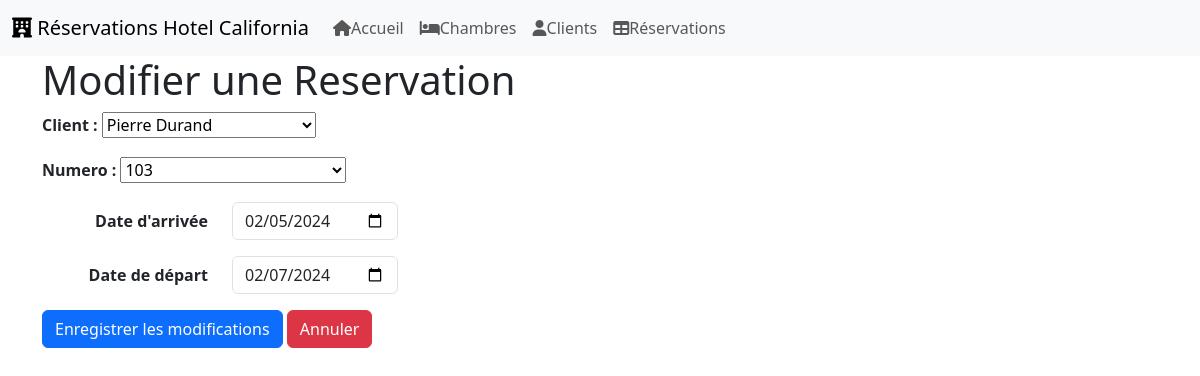
The page /reservations/editReservation.php?id=2 on the database its author committed.
### tables this page shows
CREATE TABLE reservations (
    id INT AUTO_INCREMENT PRIMARY KEY,
    client_id INT NOT NULL,
    chambre_id INT NOT NULL,
    date_arrivee DATE NOT NULL,
    date_depart DATE NOT NULL,
    FOREIGN KEY (client_id) REFERENCES clients(id) ON DELETE CASCADE,
    FOREIGN KEY (chambre_id) REFERENCES chambres(id) ON DELETE CASCADE
);

CREATE TABLE clients (
    id INT AUTO_INCREMENT PRIMARY KEY,
    nom VARCHAR(100) NOT NULL,
    email VARCHAR(100) NOT NULL,
    telephone VARCHAR(20) NOT NULL,
    nombre_personnes INT NOT NULL
);

CREATE TABLE chambres (
    id INT AUTO_INCREMENT PRIMARY KEY,
    numero VARCHAR(10) NOT NULL UNIQUE,
    capacite INT NOT NULL
);

### reservations/editReservation.php (the view, shortened to what this page needs)
<?php
$id = isset($_GET['id']) ? (int)$_GET['id'] : 0;
$conn = openDatabaseConnection();
$clients = $conn->query("SELECT id, nom FROM clients ORDER BY nom")->fetchAll(PDO::FETCH_ASSOC);
$chambres = $conn->query("SELECT id, numero FROM chambres ORDER BY numero")->fetchAll(PDO::FETCH_ASSOC);
if ($_SERVER['REQUEST_METHOD'] === 'POST') {
    $client_id = $_POST['client_id'];
    $chambre_id = $_POST['chambre_id'];
    $date_arrivee = $_POST['date_arrivee'];
    $date_depart = $_POST['date_depart'];
    $errors = [];
    if (empty($client_id)) {
        $errors[] = "Le client est obligatoire.";
    }
    if ($chambre_id <= 0) {
        $errors[] = "La chambre doit être renseigner.";
    }
    if (empty($date_arrivee)) {
        $errors[] = "La date d'arrivée est obligatoire.";
    }
    if (empty($date_depart)) {
        $errors[] = "La date de départ est obligatoire.";
    }
    if (empty($errors)) {
        $update_stmt = $conn->prepare("UPDATE reservations SET client_id = ?, chambre_id = ?, date_arrivee = ?, date_depart = ? WHERE id = ?");
        $update_stmt->execute([$client_id, $chambre_id, $date_arrivee, $date_depart, $id]);
        header("Location: listReservations.php?success=1");
        exit;
    }
}else{
        $stmt = $conn->prepare("SELECT * FROM reservations WHERE id = ?");
        $stmt->execute([$id]);
        $reservation = $stmt->fetch(PDO::FETCH_ASSOC);
}
?>
<!DOCTYPE html>
<html>
<head>
    <link rel="stylesheet" href="../assets/style.css">
    <link href="https://cdnjs.cloudflare.com/ajax/libs/font-awesome/6.7.2/css/all.min.css"rel="stylesheet">
    <link href="https://cdn.jsdelivr.net/npm/bootstrap@5.3.3/dist/css/bootstrap.min.css" rel="stylesheet"
>
</head>
<body>
<?php include '../assets/navbar.php'; ?>
    <div class="container">
        <h1>Modifier une Reservation</h1>
        <form method="post">
            <div class="form-group">
                <label for="client_id">Client :</label>
                <select name="client_id" required>
                    <?php foreach ($clients as $client): ?>
                        <option value="<?= $client['id'] ?>"<?= $client['id'] == $reservation['client_id'] ? 'selected' : '' ?>>
                        <?= htmlspecialchars($client['nom']) ?></option>
                    <?php endforeach; ?>
                </select><br>
            </div>
            <div class="form-group">
                <label for="chambre_id">Numero :</label>
                <select name="chambre_id" required>
                    <?php foreach ($chambres as $chambre): ?>
                        <option value="<?= $chambre['id'] ?>"<?= $chambre['id'] == $reservation['chambre_id'] ? 'selected' : '' ?>>
                        <?= htmlspecialchars($chambre['numero']) ?></option>
                    <?php endforeach; ?>
                </select><br>
            </div>
            <div class="form-group">
                <div class="row mb-3 align-items-center">
                    <label for="date_arrivee" class="col-2 col-form-label text-end">Date d'arrivée</label>
                    <div class="col-2">
                        <input type="date" id="date_arrivee" name="date_arrivee"class="form-control" value="<?= htmlspecialchars($reservation['date_arrivee']) ?>">
                    </div>
                </div>
            </div>
            <div class="form-group">
                <div class="row mb-3 align-items-center">
                    <label for="date_depart" class="col-2 col-form-label text-end">Date de départ</label>
                    <div class="col-2">
                        <input type="date" id="date_depart" name="date_depart" class="form-control" value="<?= htmlspecialchars($reservation['date_depart']) ?>">
                    </div>
                </div>
            </div>
            <div class="actions">
                <button type="submit" class="btn btn-primary">Enregistrer les modifications</button>
                <a href="listReservations.php" class="btn btn-danger">Annuler</a>
            </div>
        </form>
    </div>
</body>
</html>

### assets/style.css (style rules this page uses)
h1 { color: #2c3e50; border-bottom: 2px solid #3498db; padding-bottom: 10px; }
.container { max-width: 1200px; margin: 0 auto; }
.actions { margin: 20px 0; }
.btn { display: inline-block; padding: 8px 12px; margin-right: 5px; text-decoration: none; color: white; border-radius: 4px; font-size: 14px; }
.btn-primary { background-color: #3498db; }
.btn-danger { background-color: #e74c3c; }

### reservations/editReservation.php (style rules this page uses)
.form-group { margin-bottom: 15px; }
label { display: block; margin-bottom: 5px; font-weight: bold; }

### rows shown on the page
reservations: client_id "Pierre Durand", chambre_id "103", date_arrivee "02/05/2024", date_depart "02/07/2024"
